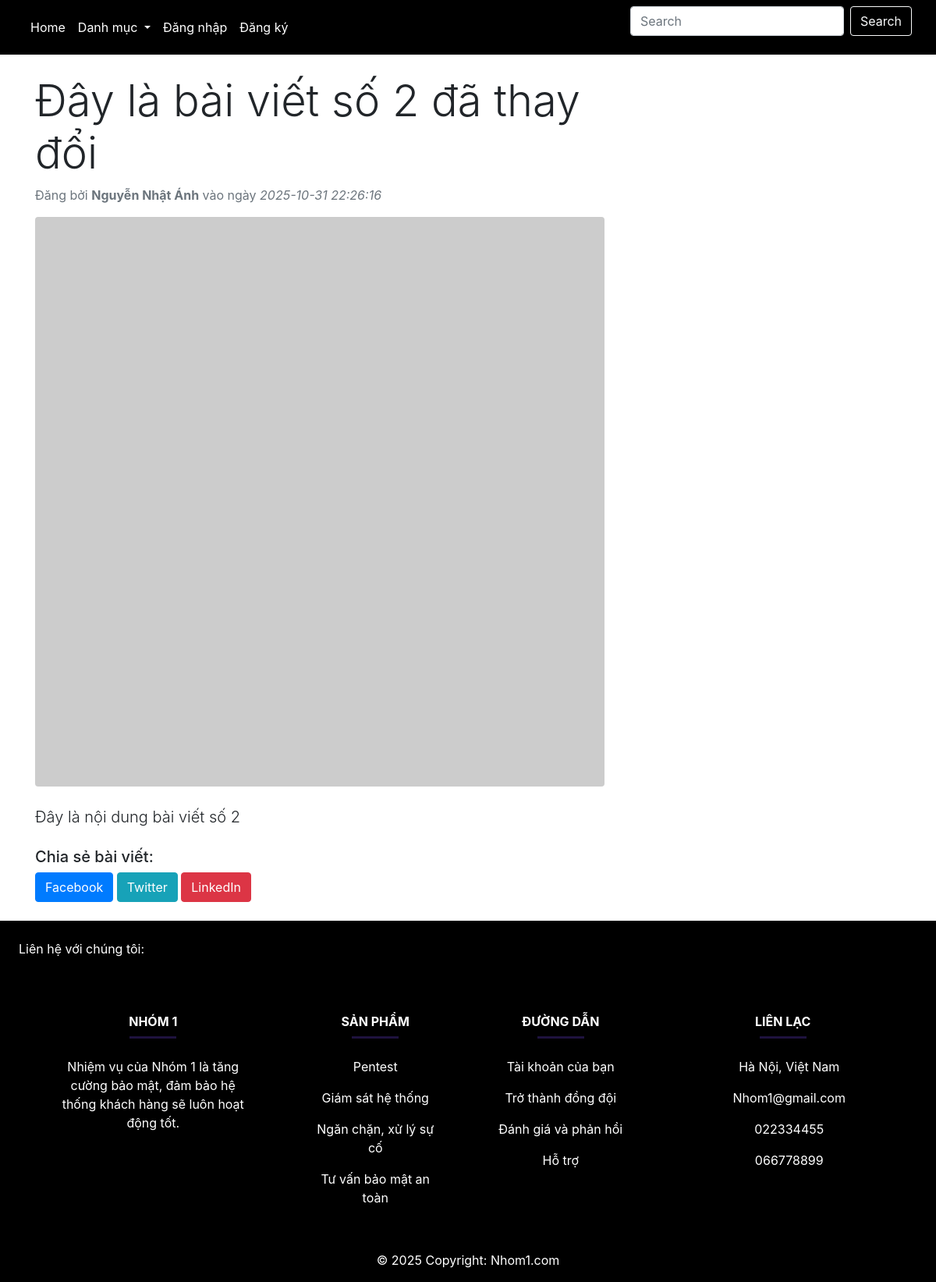
Screenshot of /index.php?type=detail&id=3 with the database file from the repository.
### tables this page shows
CREATE TABLE `posts` (
  `id_post` bigint(20) NOT NULL,
  `postName` varchar(255) NOT NULL,
  `postImage` varchar(255) NOT NULL,
  `postDescription` varchar(255) NOT NULL,
  `postDate` datetime NOT NULL DEFAULT current_timestamp(),
  `postContent` varchar(10000) NOT NULL,
  `isAccepted` tinyint(4) NOT NULL DEFAULT 1,
  `note` varchar(255) NOT NULL,
  `user_id` bigint(20) NOT NULL,
  `category_id` bigint(20) DEFAULT 4
);

CREATE TABLE `users` (
  `id_user` bigint(20) NOT NULL,
  `userName` varchar(255) NOT NULL,
  `password` varchar(255) NOT NULL,
  `fullName` varchar(255) NOT NULL,
  `role_id` bigint(11) NOT NULL,
  `isActive` tinyint(4) NOT NULL DEFAULT 1
);

### app/controllers/user/detailControllers.php (called while the page is built, shortened)
<?php
$getPostById1 = getPostById1($_GET['id']);
include_once("app/views/user/postdetail.views.php");

### app/models/pdo.php (called while the page is built, shortened)
<?php
function pdo_get_connection()
{
    try {
        $conn = new PDO('mysql:host=' . DBHOST . ';dbname=' . DBNAME . ';charset=utf8mb4', DBUSER, DBPASS);
        $conn->setAttribute(PDO::ATTR_ERRMODE, PDO::ERRMODE_EXCEPTION);
        $conn->setAttribute(PDO::ATTR_EMULATE_PREPARES, false);
        return $conn;
    } catch (PDOException $e) {
        error_log("Database connection error: " . $e->getMessage());
        die("Lỗi kết nối cơ sở dữ liệu. Vui lòng thử lại sau.");
    }
}
function pdo_query_one($sql, ...$args)
{
    try {
        $conn = pdo_get_connection();
        $stmt = $conn->prepare($sql);
        $stmt->execute($args);
        $row = $stmt->fetch(PDO::FETCH_ASSOC);
        return $row;
    } catch (PDOException $e) {
        error_log("Query error: " . $e->getMessage());
        return false;
    } finally {
        unset($conn);
    }
}

### app/models/user/productModels.php (called while the page is built, shortened)
<?php
function getPostById1($id_post){
    $sql="SELECT * FROM posts
          INNER JOIN post_categories ON posts.category_id = post_categories.id_post_category
          INNER JOIN users ON posts.user_id = users.id_user
          WHERE id_post=? AND post_categories.delCategory=0 AND users.isActive=0";
    return pdo_query_one($sql, $id_post);
}

### app/helpers/security.php (called while the page is built, shortened)
<?php
function e($string){
    return htmlspecialchars($string ?? '', ENT_QUOTES, 'UTF-8');
}

### app/views/user/postdetail.views.php (the view, shortened to what this page needs)
<!DOCTYPE html>
<html lang="vi">
<head>
    <link href="https://stackpath.bootstrapcdn.com/bootstrap/4.5.2/css/bootstrap.min.css" rel="stylesheet">
</head>
<body>
<div class="container mt-5">
    <div class="row mt-5">
        <div class="col-lg-8">
            <h1 class="display-4 mt-5"><?= e($getPostById1['postName']) ?></h1>
            <p class="text-muted">
              Đăng bởi <strong><?= e($getPostById1['fullName']) ?></strong>
              vào ngày <em><?= e($getPostById1['postDate']) ?></em>
            </p>
            <img src="<?= e($getPostById1['postImage']) ?>" alt="<?= e($getPostById1['postName']) ?>" class="img-fluid rounded mb-4">
            <div class="lead">
              <?= nl2br(e($getPostById1['postContent'])) ?>
            </div>
            <div class="my-4">
                <h5>Chia sẻ bài viết:</h5>
                <a href="https://www.facebook.com/sharer/sharer.php?u=<?= urlencode('http://'.$_SERVER['HTTP_HOST'].$_SERVER['REQUEST_URI']) ?>"
                   target="_blank" class="btn btn-primary">Facebook</a>
                <a href="https://twitter.com/intent/tweet?url=<?= urlencode('http://'.$_SERVER['HTTP_HOST'].$_SERVER['REQUEST_URI']) ?>&text=<?= urlencode($getPostById1['postName']) ?>"
                   target="_blank" class="btn btn-info">Twitter</a>
                <a href="https://www.linkedin.com/shareArticle?url=<?= urlencode('http://'.$_SERVER['HTTP_HOST'].$_SERVER['REQUEST_URI']) ?>"
                   target="_blank" class="btn btn-danger">LinkedIn</a>
            </div>
        </div>
    </div>
</div>
</body>
</html>

### rows the page displays
posts: postName "Đây là bài viết số 2 đã thay đổi", user.fullName "Nguyễn Nhật Ánh", postDate "2025-10-31 22:26:16", postContent "Đây là nội dung bài viết số 2"
